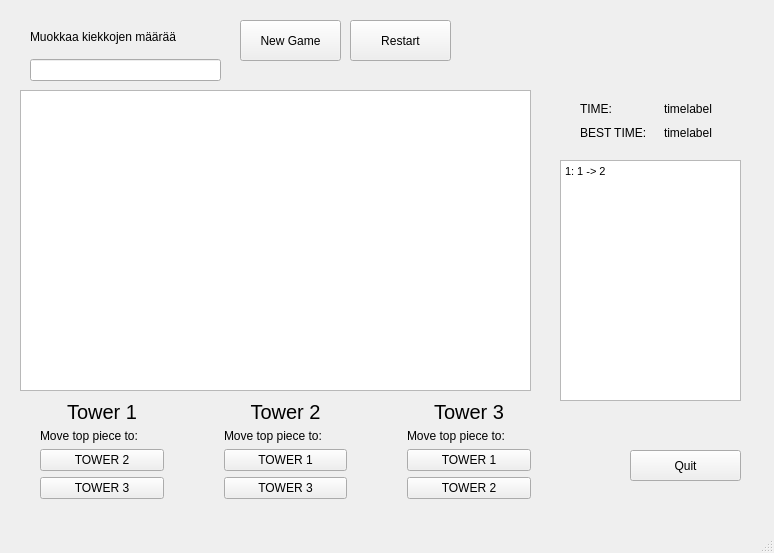
<?xml version="1.0" encoding="UTF-8"?>
<ui version="4.0">
 <class>MainWindow</class>
 <widget class="QMainWindow" name="MainWindow">
  <property name="geometry">
   <rect>
    <x>0</x>
    <y>0</y>
    <width>774</width>
    <height>553</height>
   </rect>
  </property>
  <property name="windowTitle">
   <string>MainWindow</string>
  </property>
  <widget class="QWidget" name="centralwidget">
   <widget class="QGraphicsView" name="gameWindow">
    <property name="geometry">
     <rect>
      <x>20</x>
      <y>90</y>
      <width>511</width>
      <height>301</height>
     </rect>
    </property>
   </widget>
   <widget class="QPushButton" name="newGameBtn">
    <property name="geometry">
     <rect>
      <x>240</x>
      <y>20</y>
      <width>101</width>
      <height>41</height>
     </rect>
    </property>
    <property name="text">
     <string>New Game</string>
    </property>
   </widget>
   <widget class="QPushButton" name="quitBtn">
    <property name="geometry">
     <rect>
      <x>630</x>
      <y>450</y>
      <width>111</width>
      <height>31</height>
     </rect>
    </property>
    <property name="text">
     <string>Quit</string>
    </property>
   </widget>
   <widget class="QPushButton" name="restartBtn">
    <property name="geometry">
     <rect>
      <x>350</x>
      <y>20</y>
      <width>101</width>
      <height>41</height>
     </rect>
    </property>
    <property name="text">
     <string>Restart</string>
    </property>
   </widget>
   <widget class="QWidget" name="layoutWidget">
    <property name="geometry">
     <rect>
      <x>30</x>
      <y>20</y>
      <width>191</width>
      <height>61</height>
     </rect>
    </property>
    <layout class="QVBoxLayout" name="verticalLayout">
     <item>
      <widget class="QLabel" name="label">
       <property name="text">
        <string>Muokkaa kiekkojen määrää</string>
       </property>
      </widget>
     </item>
     <item>
      <widget class="QLineEdit" name="amountOfObjects"/>
     </item>
    </layout>
   </widget>
   <widget class="QWidget" name="layoutWidget">
    <property name="geometry">
     <rect>
      <x>40</x>
      <y>400</y>
      <width>491</width>
      <height>99</height>
     </rect>
    </property>
    <layout class="QGridLayout" name="logical_controls">
     <property name="leftMargin">
      <number>0</number>
     </property>
     <property name="horizontalSpacing">
      <number>60</number>
     </property>
     <item row="2" column="1">
      <widget class="QPushButton" name="ba">
       <property name="text">
        <string>TOWER 1</string>
       </property>
      </widget>
     </item>
     <item row="3" column="1">
      <widget class="QPushButton" name="bc">
       <property name="text">
        <string>TOWER 3</string>
       </property>
      </widget>
     </item>
     <item row="1" column="0">
      <widget class="QLabel" name="label_3">
       <property name="text">
        <string>Move top piece to:</string>
       </property>
      </widget>
     </item>
     <item row="1" column="2">
      <widget class="QLabel" name="label_5">
       <property name="text">
        <string>Move top piece to:</string>
       </property>
      </widget>
     </item>
     <item row="2" column="0">
      <widget class="QPushButton" name="ab">
       <property name="text">
        <string>TOWER 2</string>
       </property>
      </widget>
     </item>
     <item row="3" column="0">
      <widget class="QPushButton" name="ac">
       <property name="text">
        <string>TOWER 3</string>
       </property>
      </widget>
     </item>
     <item row="2" column="2">
      <widget class="QPushButton" name="ca">
       <property name="text">
        <string>TOWER 1</string>
       </property>
      </widget>
     </item>
     <item row="1" column="1">
      <widget class="QLabel" name="label_4">
       <property name="text">
        <string>Move top piece to:</string>
       </property>
      </widget>
     </item>
     <item row="3" column="2">
      <widget class="QPushButton" name="cb">
       <property name="text">
        <string>TOWER 2</string>
       </property>
      </widget>
     </item>
     <item row="0" column="0">
      <widget class="QLabel" name="label_6">
       <property name="font">
        <font>
         <pointsize>15</pointsize>
        </font>
       </property>
       <property name="text">
        <string>Tower 1</string>
       </property>
       <property name="alignment">
        <set>Qt::AlignCenter</set>
       </property>
      </widget>
     </item>
     <item row="0" column="1">
      <widget class="QLabel" name="label_7">
       <property name="font">
        <font>
         <pointsize>15</pointsize>
        </font>
       </property>
       <property name="text">
        <string>Tower 2</string>
       </property>
       <property name="alignment">
        <set>Qt::AlignCenter</set>
       </property>
      </widget>
     </item>
     <item row="0" column="2">
      <widget class="QLabel" name="label_9">
       <property name="font">
        <font>
         <pointsize>15</pointsize>
        </font>
       </property>
       <property name="text">
        <string>Tower 3</string>
       </property>
       <property name="alignment">
        <set>Qt::AlignCenter</set>
       </property>
      </widget>
     </item>
    </layout>
   </widget>
   <widget class="QTextBrowser" name="moveBoard">
    <property name="geometry">
     <rect>
      <x>560</x>
      <y>160</y>
      <width>181</width>
      <height>241</height>
     </rect>
    </property>
    <property name="html">
     <string>&lt;!DOCTYPE HTML PUBLIC &quot;-//W3C//DTD HTML 4.0//EN&quot; &quot;http://www.w3.org/TR/REC-html40/strict.dtd&quot;&gt;
&lt;html&gt;&lt;head&gt;&lt;meta name=&quot;qrichtext&quot; content=&quot;1&quot; /&gt;&lt;style type=&quot;text/css&quot;&gt;
p, li { white-space: pre-wrap; }
&lt;/style&gt;&lt;/head&gt;&lt;body style=&quot; font-family:'MS Shell Dlg 2'; font-size:8.25pt; font-weight:400; font-style:normal;&quot;&gt;
&lt;p style=&quot; margin-top:0px; margin-bottom:0px; margin-left:0px; margin-right:0px; -qt-block-indent:0; text-indent:0px;&quot;&gt;&lt;span style=&quot; font-family:'MS Shell Dlg 2';&quot;&gt;1: 1 -&amp;gt; 2&lt;/span&gt;&lt;/p&gt;&lt;/body&gt;&lt;/html&gt;</string>
    </property>
   </widget>
   <widget class="QWidget" name="layoutWidget">
    <property name="geometry">
     <rect>
      <x>580</x>
      <y>100</y>
      <width>161</width>
      <height>41</height>
     </rect>
    </property>
    <layout class="QGridLayout" name="gridLayout">
     <item row="0" column="0">
      <widget class="QLabel" name="label_2">
       <property name="text">
        <string>TIME:</string>
       </property>
      </widget>
     </item>
     <item row="0" column="1">
      <widget class="QLabel" name="currentTime">
       <property name="text">
        <string>timelabel</string>
       </property>
      </widget>
     </item>
     <item row="1" column="0">
      <widget class="QLabel" name="label_8">
       <property name="text">
        <string>BEST TIME:</string>
       </property>
      </widget>
     </item>
     <item row="1" column="1">
      <widget class="QLabel" name="bestTime">
       <property name="text">
        <string>timelabel</string>
       </property>
      </widget>
     </item>
    </layout>
   </widget>
  </widget>
  <widget class="QMenuBar" name="menubar">
   <property name="geometry">
    <rect>
     <x>0</x>
     <y>0</y>
     <width>774</width>
     <height>20</height>
    </rect>
   </property>
  </widget>
  <widget class="QStatusBar" name="statusbar"/>
 </widget>
 <resources/>
 <connections/>
</ui>
